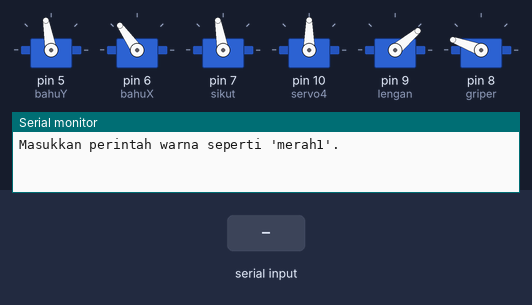
This sketch was run on a simulated Arduino Uno, built with avr-gcc and run on an emulated ATmega328P. Shown: 6 × servo, the last lines printed to the serial monitor. The test bench sets the inputs (shaded band).

Above: at 1.2 s.
1.3 s: "hijau1\n" received over Serial
At 3.1 s:
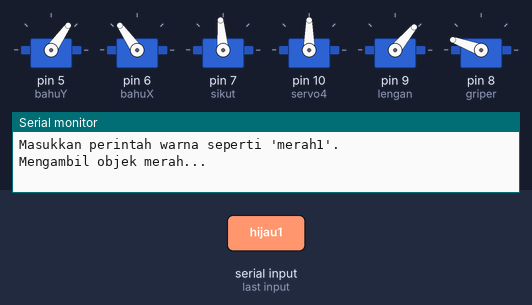
At 10.4 s:
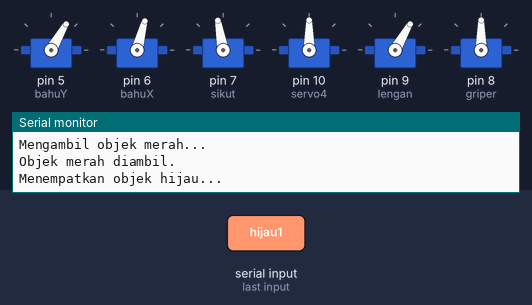
16.3 s: "merah1\n" received over Serial
At 21.5 s:
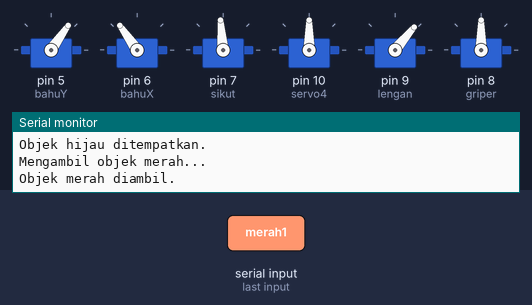
Timing chart, 0 to 28.6 s (numbered marks = the images above; inputs shaded):
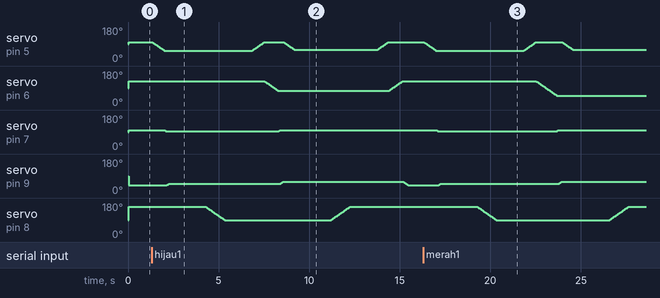

The sketch:

finalUno.ino
```cpp
#include <Servo.h>

Servo bahuY; // Shoulder up-down
Servo bahuX; // Shoulder rotation
Servo sikut; // Elbow
Servo servo4; // Additional servo (can be used for wrist pitch)
Servo lengan; // Wrist up-down
Servo griper; // Gripper

String validCommands[] = {
  "hijau1,merah1", "hijau1,merah1", "biru1,hijau1,merah1",
  "biru1,merah1,hijau1", "merah1,hijau1", "merah1,hijau1"
};

void setup() {
  Serial.begin(9600);

  bahuY.attach(5);  // kuning bahu naik turun
  bahuX.attach(6);  // hijau bahu putar
  sikut.attach(7);  // biru sikut
  servo4.attach(10);  // servo 4
  lengan.attach(9);  // lengan naik turun
  griper.attach(8); // griper

  delay(30);
  bahuY.write(100);
  bahuX.write(125);
  sikut.write(100);
  servo4.write(90);
  lengan.write(40);
  griper.write(160);

  Serial.println("Masukkan perintah warna seperti 'merah1'.");
}

void loop() {
  if (Serial.available()) {
    String input = Serial.readStringUntil('\n');
    input.trim();

    if (input.equalsIgnoreCase("hijau1")) {
      pickhijau();
      delay(1000);
      placehijau();
      delay(1000);
      reset();
    } else if (input.equalsIgnoreCase("merah1")) {
      pickmerah();
      delay(1000);
      placemerah();
      delay(1000);
      reset();
    } else {
      Serial.println("Perintah tidak dikenali. Coba 'hijau1', 'biru1', 'merah1' atau kombinasi yang valid.");
    }
  }
}

bool isValidCombo(String input) {
  for (int i = 0; i < sizeof(validCommands) / sizeof(validCommands[0]); i++) {
    if (input.equalsIgnoreCase(validCommands[i])) {
      return true;
    }
  }
  return false;
}

void slowMove(Servo &servo, int targetPos, int stepDelay) {
  int currentPos = servo.read();
  if (currentPos < targetPos) {
    for (int pos = currentPos; pos <= targetPos; pos++) {
      servo.write(pos);
      delay(stepDelay);
    }
  } else {
    for (int pos = currentPos; pos >= targetPos; pos--) {
      servo.write(pos);
      delay(stepDelay);
    }
  }
}

void pickmerah() {
  Serial.println("Mengambil objek merah...");
  slowMove(bahuX, 125, 15);
  slowMove(bahuY, 55, 15);
  slowMove(sikut, 95, 15);
  slowMove(lengan, 50, 15);
  delay(2000);
  slowMove(griper, 90, 15);
  delay(500);
  Serial.println("Objek merah diambil.");
}

void placemerah() {
  Serial.println("Menempatkan objek merah...");
  slowMove(bahuY, 100, 15);
  slowMove(bahuX, 50, 15);
  slowMove(sikut, 100, 15);
  slowMove(servo4, 90, 15);
  slowMove(lengan, 60, 15);
  slowMove(bahuY, 60, 15);
  delay(2000);
  slowMove(griper, 160, 15);
  delay(500);
  Serial.println("Objek merah ditempatkan.");
}

void pickhijau() {
  Serial.println("Mengambil objek merah...");
  slowMove(bahuX, 125, 15);
  slowMove(bahuY, 55, 15);
  slowMove(sikut, 95, 15);
  slowMove(lengan, 50, 15);
  delay(2000);
  slowMove(griper, 90, 15);
  delay(500);
  Serial.println("Objek merah diambil.");
}

void placehijau() {
  Serial.println("Menempatkan objek hijau...");
  slowMove(bahuY, 100, 15);
  slowMove(bahuX, 75, 15);
  slowMove(sikut, 100, 15);
  slowMove(servo4, 90, 15);
  slowMove(lengan, 60, 15);
  slowMove(bahuY, 60, 15);
  delay(2000);
  slowMove(griper, 160, 15);
  delay(500);
  Serial.println("Objek hijau ditempatkan.");
}

void reset() {
  slowMove(bahuY, 100, 15);
  slowMove(bahuX, 125, 15);
  slowMove(sikut, 100, 15);
  slowMove(servo4, 90, 15);
  slowMove(lengan, 40, 15);
  slowMove(griper, 160, 15);
}
```

Measured:
- after the input at 1.3 s, servo on pin 7 (sikut): 100° → 95° after 0.73 s, → 100° 6.3 s later; servo on pin 9 (lengan): rises from 40° to 60° in 6.4 s, then falls to 40° in 6.9 s
- after the input at 16.3 s, servo on pin 6 (bahuX): moves from 125° to 50° over 1.1 s, starting after 6.3 s; servo on pin 7 (sikut): 100° → 95° after 0.73 s, → 100° 6.7 s later; servo on pin 9 (lengan): moves from 40° to 60° over 6.8 s, starting after 0.82 s
